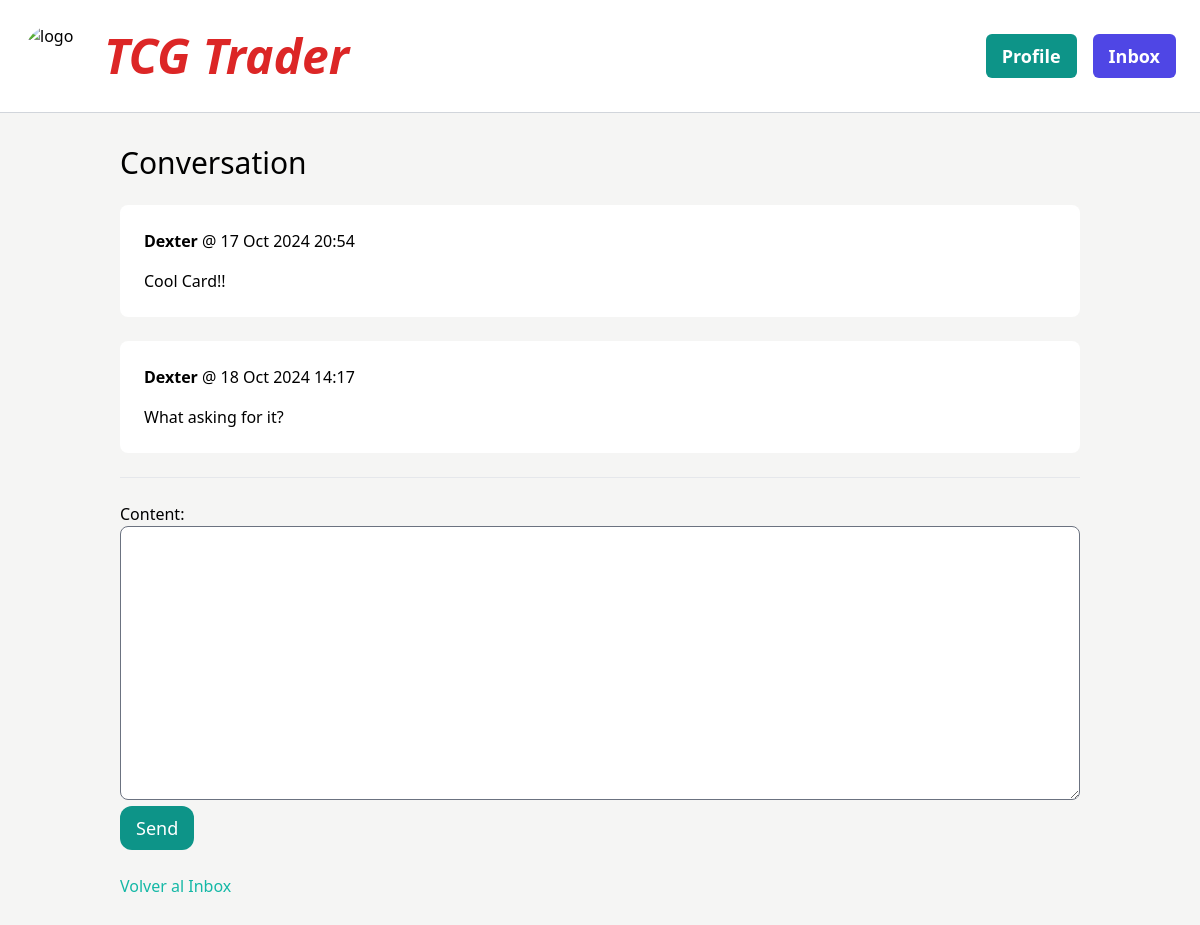
Page /inbox/1 (signed in) on the committed database.
### conversation/models.py (models this page shows)
class Message(models.Model):
    conversation = models.ForeignKey(Conversation, related_name='messages', on_delete=models.CASCADE)
    content = models.TextField()
    created_at = models.DateTimeField(auto_now_add=True)
    created_by = models.ForeignKey(User, related_name='created_messages', on_delete=models.CASCADE)

### conversation/views.py (the view)
# urls.py: path('<int:pk>', views.detail, name='detail'),
@login_required
def detail(request, pk):
    conversation = get_object_or_404(Conversation, pk=pk, members=request.user)
    if request.method == 'POST':
        form = MessageForm(request.POST)
        if form.is_valid():
            conversation_message = form.save(commit=False)
            conversation_message.conversation = conversation
            conversation_message.created_by = request.user
            conversation_message.save()
            conversation.save()
            return redirect('conversation:detail', pk=pk)
    else:
        form = MessageForm()
    return render(request, 'conversation/detail.html', {
        'conversation': conversation,
        'form': form
    })

### conversation/forms.py
class MessageForm(forms.ModelForm):
    class Meta:
        model = Message
        fields = ('content',)
        widgets = {
            'content': forms.Textarea(attrs={'class':' w-full p-4 rounded-lg border'})
        }

### conversation/templates/conversation/detail.html (shortened to what this page needs)
{% extends "core/base.html" %}
{% block content %}
<h2 class="mb-6 text-3xl">Conversation</h2>
<div class="space-y-6">
    {% if conversation.messages.exists %}
        {% for message in conversation.messages.all %}
            <div class="p-6 flex {% if message.created_by == request.user %}bg-emerald-100{% else %}bg-white{% endif %} rounded-lg">
                <div>
                    <p class="mb-4">
                        <strong>{{ message.created_by.username }}</strong> @ {{ message.created_at|date:"d M Y H:i" }}
                    </p>
                    <p>{{ message.content }}</p>
                </div>
            </div>
        {% endfor %}
    {% else %}
        <p>No hay mensajes en esta conversación todavía.</p>
    {% endif %}
</div>
<hr class="my-6">
<form method="post" action="{% url 'conversation:detail' pk=conversation.id %}" class="mt-6">
    {{ form.as_p }}
    <button type="submit" class="py-2 px-4 text-lg bg-teal-600 hover:bg-teal-800 rounded-xl text-white">
        Send
    </button>
</form>
<a href="{% url 'conversation:inbox' %}" class="block mt-6 text-teal-500 hover:underline">
    Volver al Inbox
</a>
{% endblock %}

### rows in the picture
Message: created_by.username "Dexter", created_at "17 Oct 2024 20:54", content "Cool Card!!"
Message: created_by.username "Dexter", created_at "18 Oct 2024 14:17", content "What asking for it?"
